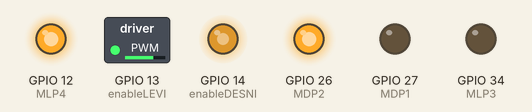
Recording of a program running on a simulated ESP32. Parts: switched loads named in the program (green lamp = pin HIGH), output pins drawn as LEDs (lit = HIGH). What the program prints to the serial monitor is not drawn.

Above: at 0.1 s.
Timing chart, 0 to 1.6 s (numbered marks = the images above):
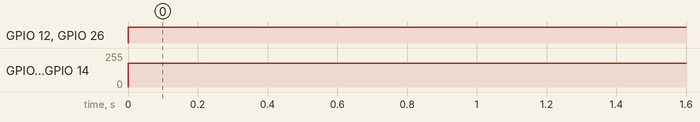

Measured:
- by itself, GPIO 12 (MLP4), GPIO 26 (MDP2): LOW → HIGH at 0.00 s
- by itself, GPIO 13 (enableLEVI), GPIO 14 (enableDESNI): 0/255 → 179/255 at 0.00 s

The program:

main.cpp
```cpp
#include <Arduino.h>

// desni motor
int MDP1 = 27;
int MDP2 = 26;
int enableDESNI = 14;

// levi motor
int MLP3 = 34;
int MLP4 = 12;
int enableLEVI = 13;

// Setting PWM properties
const int freq = 30000;
const int pwmChannelL = 0;
const int pwmChannelD = 1;
const int resolution = 8;
int dutyCycleL = 180;
int dutyCycleD = 180;

void setup() {
  Serial.begin(9600);
  Serial.println("test");
  pinMode(MLP3, OUTPUT);
  pinMode(MLP4, OUTPUT);
  pinMode(enableLEVI, OUTPUT);
  ledcSetup(pwmChannelL, freq, resolution);
  ledcAttachPin(enableLEVI, pwmChannelL);

  pinMode(MDP1, OUTPUT);
  pinMode(MDP2, OUTPUT);
  pinMode(enableDESNI, OUTPUT);
  ledcSetup(pwmChannelD, freq, resolution);
  ledcAttachPin(enableDESNI, pwmChannelD);

  Serial.println("testiramo  motor...");

}

void loop() {
  Serial.println("loop");
  //desni motor
  digitalWrite(MDP1, LOW);
  digitalWrite(MDP2, HIGH);
  ledcWrite(pwmChannelD, dutyCycleD);
  //levi motor
  digitalWrite(MLP3, LOW);
  digitalWrite(MLP4, HIGH);
  ledcWrite(pwmChannelL, dutyCycleL);
  Serial.println("vozim naprej");
  Serial.println("vozim naprej");
  delay(500);
}
```
